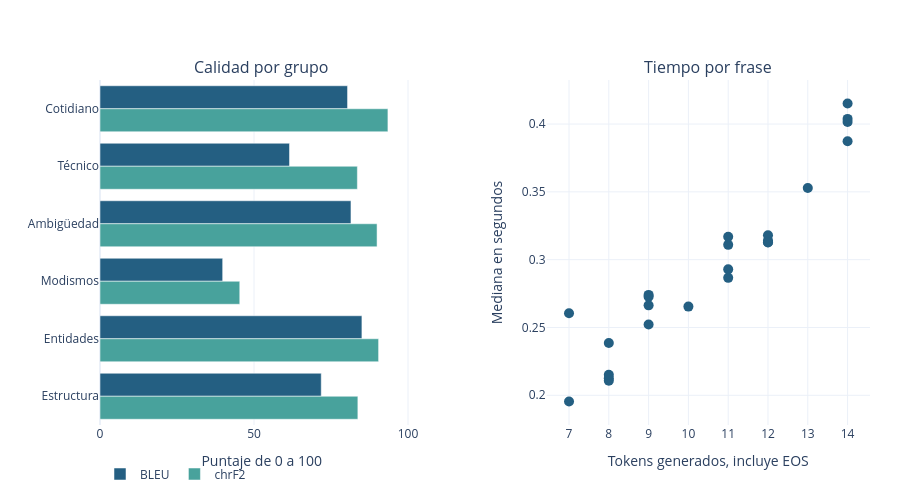

The cell this chart's notebook holds for it:
### Markdown cell above
### Gráficas interactivas de calidad y tiempo

A la izquierda se comparan BLEU y chrF2 por grupo. A la derecha hay un punto por frase, con los tokens generados en el eje horizontal y la mediana de sus tres tiempos en el vertical. Se incluye el token de fin de secuencia y se excluye el token inicial.

### Code cell
def graficar_metricas(resultados, metricas_por_grupo):
    """Muestra calidad y tiempos con valores al pasar el cursor."""
    
    nombres = {"cotidiano": "Cotidiano", "tecnico": "Técnico", "ambiguedad": "Ambigüedad",
               "modismos": "Modismos", "entidades": "Entidades", "estructura": "Estructura"}
    
    grupos = metricas_por_grupo["grupo"].replace(nombres).tolist()
    
    figura = make_subplots(rows=1, cols=2, horizontal_spacing=0.16,
                           subplot_titles=("Calidad por grupo", "Tiempo por frase"))
    
    for metrica, color in [("BLEU", "#245F82"), ("chrF2", "#48A29C")]:
        figura.add_trace(go.Bar(
            x=metricas_por_grupo[metrica].tolist(), y=grupos, orientation="h",
            name=metrica, marker_color=color,
            hovertemplate="%{y}<br>Puntaje: %{x:.2f}<extra>" + metrica + "</extra>",
        ), row=1, col=1)
    
    figura.add_trace(go.Scatter(
        x=resultados["tokens_generados"].tolist(), y=resultados["mediana_s"].tolist(),
        mode="markers", marker=dict(color="#245F82", size=10), showlegend=False,
        customdata=resultados[["id", "fuente", "salida"]].values.tolist(),
        hovertemplate="Caso %{customdata[0]}<br>%{customdata[1]}<br>%{customdata[2]}"
                      "<br>Tokens: %{x}<br>Mediana: %{y:.3f} s<extra></extra>",
    ), row=1, col=2)
    
    figura.update_xaxes(title_text="Puntaje de 0 a 100", range=[0, 105], row=1, col=1)
    figura.update_yaxes(autorange="reversed", row=1, col=1)
    figura.update_xaxes(title_text="Tokens generados, incluye EOS", dtick=1, row=1, col=2)
    figura.update_yaxes(title_text="Mediana en segundos", row=1, col=2)
    figura.update_layout(template="plotly_white", barmode="group", height=500,
                          margin=dict(l=100, r=30, t=80, b=70), legend=dict(orientation="h"))
    return figura


figura_metricas = graficar_metricas(resultados, por_grupo)
figura_metricas.show()

### Figure 1 — Plotly figure (JSON) as saved in the notebook; plotly's stock layout.template omitted (floating-point values rounded to 4 significant figures)
{"data": [{"hovertemplate": "%{y}<br>Puntaje: %{x:.2f}<extra>BLEU</extra>", "marker": {"color": "#245F82"}, "name": "BLEU", "orientation": "h", "type": "bar", "x": [80.37, 61.53, 81.48, 39.83, 85.03, 71.83], "xaxis": "x", "y": ["Cotidiano", "Técnico", "Ambigüedad", "Modismos", "Entidades", "Estructura"], "yaxis": "y"}, {"hovertemplate": "%{y}<br>Puntaje: %{x:.2f}<extra>chrF2</extra>", "marker": {"color": "#48A29C"}, "name": "chrF2", "orientation": "h", "type": "bar", "x": [93.48, 83.56, 89.96, 45.38, 90.45, 83.72], "xaxis": "x", "y": ["Cotidiano", "Técnico", "Ambigüedad", "Modismos", "Entidades", "Estructura"], "yaxis": "y"}, {"customdata": [[1, "El gato duerme sobre la silla.", "The cat sleeps on the chair."], [2, "Mañana vamos a visitar a mi abuela.", "Tomorrow we're going to visit my grandmother."], [3, "¿Puedes cerrar la ventana, por favor?", "Can you close the window, please?"], [4, "No encontré las llaves en la cocina.", "I didn't find the keys in the kitchen."], [5, "El modelo utiliza ocho cabezas de atención.", "The model uses eight heads of attention."], [6, "Los datos se dividen en entrenamiento, validación y prueba.", "The data is divided into training, validation and testing."], [7, "La red predice el siguiente token a partir del contexto.", "The network predicts the next token from the context."], [8, "El servidor devolvió un error al cargar los pesos.", "The server returned an error when loading the weights."], [9, "Me senté en el banco del parque.", "I sat at the park bench."], [10, "El banco aprobó el préstamo ayer.", "The bank approved the loan yesterday."], [11, "La vela iluminó la habitación.", "The candle lit up the room."], [12, "El viento llenó la vela del barco.", "The wind filled the sail of the ship."], [13, "Me estás tomando el pelo.", "You're kidding me."], [14, "Este examen fue pan comido.", "This test was a piece of cake."], [15, "No hay que tirar la toalla todavía.", "You don't have to throw in the towel yet."], [16, "Se me fue el santo al cielo.", "The saint went to heaven."], [17, "Alejandro vive en Cali, Colombia.", "Alejandro lives in Cali, Colombia."], [18, "La reunión empieza a las 3:30 p. m.", "The meeting starts at 3:30 p.m."], [19, "El informe contiene 25 tablas y 8 gráficos.", "The report contains 25 tables and 8 graphs."], [20, "El archivo se llama resultados_2026.csv.", "The file is called results_2026.csv."], [21, "Aunque estaba lloviendo, salimos a caminar.", "Even though it was raining, we went for a walk."], [22, "Si hubiera estudiado más, habría aprobado el examen.", "If I had studied further, I would have passed the test."], [23, "La investigadora que presentó el artículo respondió las preguntas.", "The researcher who presented the article answered the questions."], [24, "El sistema no debe eliminar los datos que aún no se han guardado.", "The system should not delete data that has not yet been saved."]], "hovertemplate": "Caso %{customdata[0]}<br>%{customdata[1]}<br>%{customdata[2]}<br>Tokens: %{x}<br>Mediana: %{y:.3f} s<extra></extra>", "marker": {"color": "#245F82", "size": 10}, "mode": "markers", "showlegend": false, "type": "scatter", "x": [9, 11, 9, 12, 9, 12, 12, 12, 8, 8, 8, 10, 7, 9, 13, 7, 8, 11, 11, 14, 14, 14, 11, 14], "xaxis": "x2", "y": [0.274, 0.3109, 0.2663, 0.3141, 0.2522, 0.318, 0.3129, 0.3127, 0.2385, 0.2126, 0.2107, 0.2654, 0.1954, 0.2727, 0.3529, 0.2605, 0.2151, 0.2866, 0.2929, 0.4016, 0.3874, 0.4152, 0.317, 0.4038], "yaxis": "y2"}], "layout": {"annotations": [{"font": {"size": 16}, "showarrow": false, "text": "Calidad por grupo", "x": 0.21, "xanchor": "center", "xref": "paper", "y": 1, "yanchor": "bottom", "yref": "paper"}, {"font": {"size": 16}, "showarrow": false, "text": "Tiempo por frase", "x": 0.79, "xanchor": "center", "xref": "paper", "y": 1, "yanchor": "bottom", "yref": "paper"}], "barmode": "group", "height": 500, "legend": {"orientation": "h"}, "margin": {"b": 70, "l": 100, "r": 30, "t": 80}, "xaxis": {"anchor": "y", "domain": [0, 0.42], "range": [0, 105], "title": {"text": "Puntaje de 0 a 100"}}, "xaxis2": {"anchor": "y2", "domain": [0.58, 1], "dtick": 1, "title": {"text": "Tokens generados, incluye EOS"}}, "yaxis": {"anchor": "x", "autorange": "reversed", "domain": [0, 1]}, "yaxis2": {"anchor": "x2", "domain": [0, 1], "title": {"text": "Mediana en segundos"}}}}
